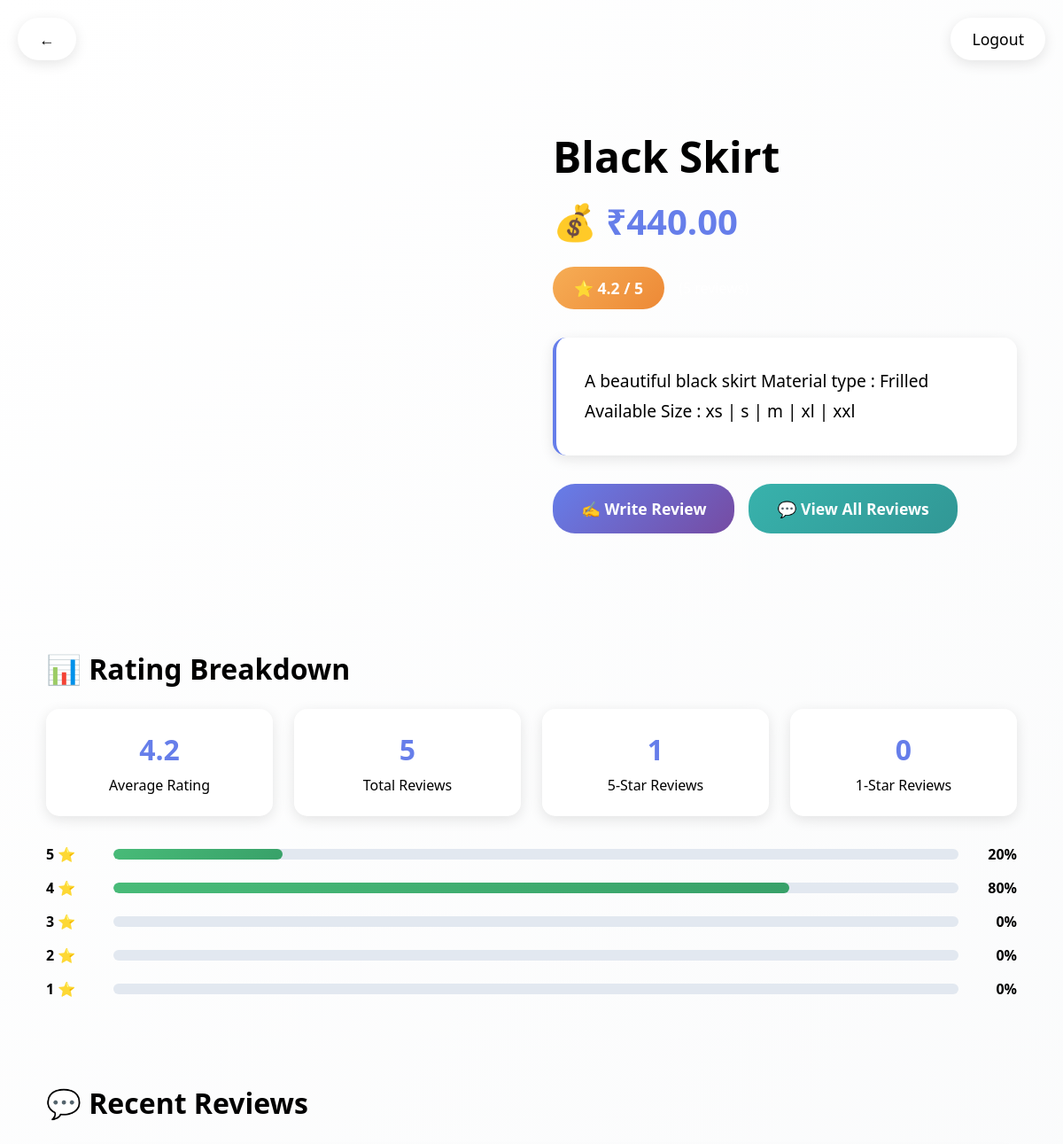
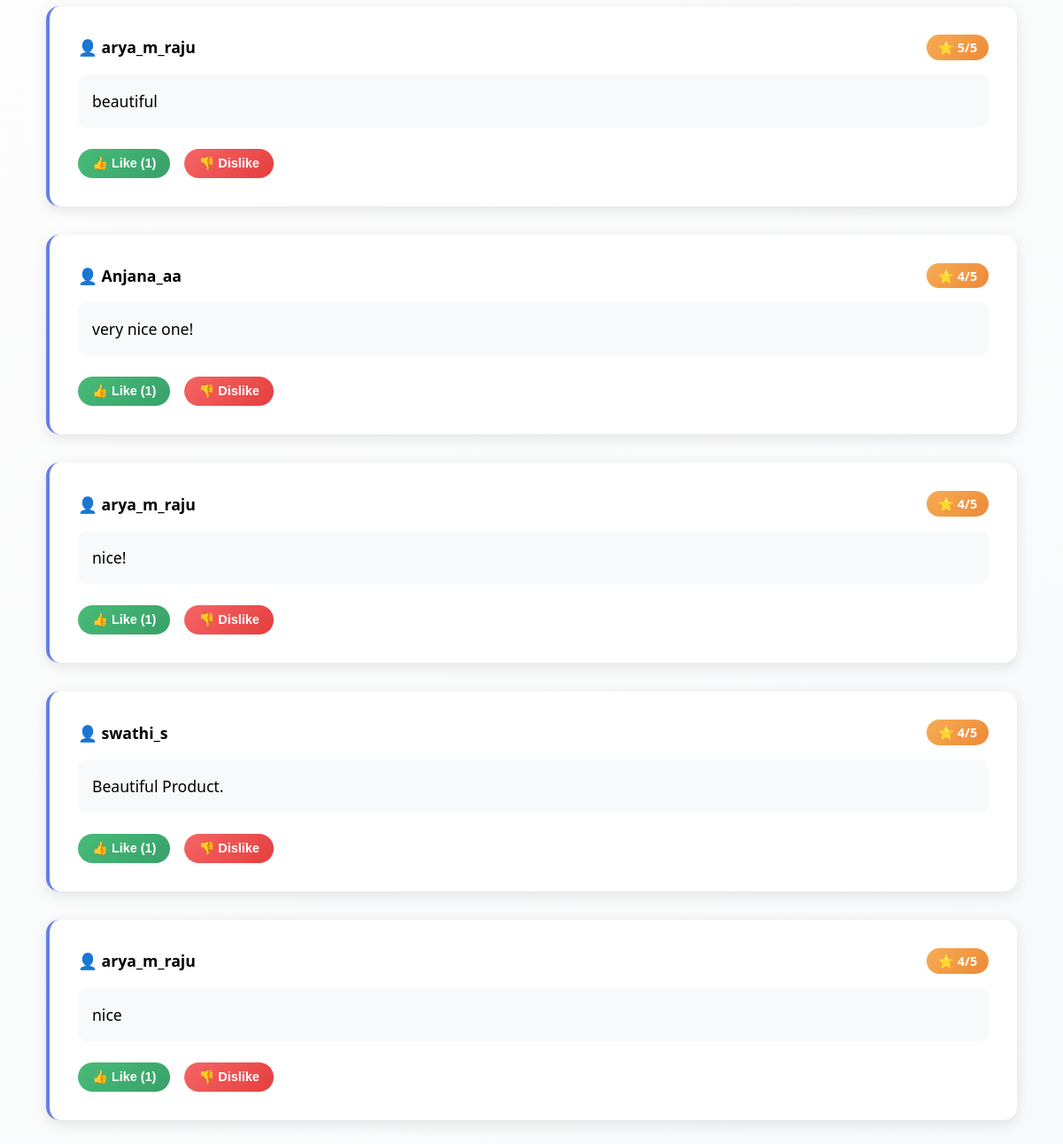
The page /product/2/ (signed in) on the database its author committed (2 pictures, top to bottom).
### reviewapp/models.py (models this page shows, shortened)
class Product(models.Model):
    name = models.CharField(max_length=100)
    description = models.TextField()
    price = models.DecimalField(max_digits=10, decimal_places=2)
    image = models.ImageField(upload_to='product_images/')

class Review(models.Model):
    product = models.ForeignKey(Product, related_name='reviews', on_delete=models.CASCADE)
    user = models.ForeignKey(CustomUser, on_delete=models.CASCADE)
    rating = models.IntegerField()
    comment = models.TextField()

class CustomUser(AbstractUser):
    ROLE_CHOICES = (
        ('admin', 'Admin'),
        ('user', 'User'),
    )
    role = models.CharField(max_length=10, choices=ROLE_CHOICES)
    groups = models.ManyToManyField(Group, related_name="customuser_set", blank=True)
    user_permissions = models.ManyToManyField(Permission, related_name="customuser_permissions_set", blank=True)

### reviewapp/views.py (the view)
# urls.py: path('product/<int:product_id>/', product_detail, name='product_detail'),
@login_required
def product_detail(request, product_id):
    product = get_object_or_404(Product, id=product_id)
    reviews = product.reviews.select_related('user').prefetch_related('likes', 'replies')
    avg_rating = reviews.aggregate(avg_rating=Avg('rating'))['avg_rating']
    rating_counts = {}
    for i in range(1, 6):
        rating_counts[i] = reviews.filter(rating=i).count()
    total_reviews = reviews.count()
    rating_percentages = {}
    for rating, count in rating_counts.items():
        rating_percentages[rating] = (count / total_reviews * 100) if total_reviews > 0 else 0
    user_liked_review_ids = set()
    if request.user.is_authenticated:
        user_liked_review_ids = set(
            Like.objects.filter(user=request.user, review__in=reviews).values_list('review_id', flat=True)
        )
    for review in reviews:
        review.liked_by_user = review.id in user_liked_review_ids
    context = {
        'product': product,
        'reviews': reviews,
        'avg_rating': avg_rating,
        'total_reviews': total_reviews,
        'rating_counts': rating_counts,
        'rating_percentages': rating_percentages,
        'rating_5_percentage': rating_percentages.get(5, 0),
        'rating_4_percentage': rating_percentages.get(4, 0),
        'rating_3_percentage': rating_percentages.get(3, 0),
        'rating_2_percentage': rating_percentages.get(2, 0),
        'rating_1_percentage': rating_percentages.get(1, 0),
        'rating_5_count': rating_counts.get(5, 0),
        'rating_4_count': rating_counts.get(4, 0),
        'rating_3_count': rating_counts.get(3, 0),
        'rating_2_count': rating_counts.get(2, 0),
        'rating_1_count': rating_counts.get(1, 0),
    }
    return render(request, 'product_detail.html', context)

### templates/product_detail.html (shortened to what this page needs)
<!DOCTYPE html>
<html>
<head>
</head>
<body>
    <div class="nav-back">
        <a href="{% url 'user_dashboard' %}">
            ←
        </a>
        <a href="{% url 'logout' %}" class="logout-btn">Logout</a>
    </div>
    <div class="container">
        <div class="product-header">
            <div class="product-main">
                <div class="product-info">
                    <h1 class="product-title">{{ product.name }}</h1>
                    <div class="product-price">
                        💰 ₹{{ product.price }}
                    </div>
                    <div class="rating-section">
                        {% if avg_rating %}
                            <div class="rating-display">
                                ⭐ {{ avg_rating|floatformat:1 }} / 5
                            </div>
                            <div class="rating-count">
                            </div>
                        {% else %}
                            <div class="rating-display">
                                ⭐ No ratings yet
                            </div>
                        {% endif %}
                    </div>
                    <div class="product-description">
                        {{ product.description }}
                    </div>
                    <div class="action-buttons">
                        <a href="{% url 'add_review' product.id %}" class="btn btn-primary">
                            ✍️ Write Review
                        </a>
                        <a href="{% url 'view_reviews' product.id %}" class="btn btn-secondary">
                            💬 View All Reviews
                        </a>
                    </div>
                </div>
            </div>
        </div>
        {% if total_reviews > 0 %}
        <div class="rating-breakdown">
            <h2 class="section-title">📊 Rating Breakdown</h2>
            <div class="stats-grid">
                <div class="stat-card">
                    <div class="stat-number">{{ avg_rating|floatformat:1 }}</div>
                    <div class="stat-label">Average Rating</div>
                </div>
                <div class="stat-card">
                    <div class="stat-number">{{ total_reviews }}</div>
                    <div class="stat-label">Total Reviews</div>
                </div>
                <div class="stat-card">
                    <div class="stat-number">{{ rating_5_count }}</div>
                    <div class="stat-label">5-Star Reviews</div>
                </div>
                <div class="stat-card">
                    <div class="stat-number">{{ rating_1_count }}</div>
                    <div class="stat-label">1-Star Reviews</div>
                </div>
            </div>
            <div class="rating-bars">
                <div class="rating-bar">
                    <div class="rating-label">5 ⭐</div>
                    <div class="bar-container">
                        <div class="bar-fill" data-width="{{ rating_5_percentage }}"></div>
                    </div>
                    <div class="rating-percentage">{{ rating_5_percentage|floatformat:0 }}%</div>
                </div>
                <div class="rating-bar">
                    <div class="rating-label">4 ⭐</div>
                    <div class="bar-container">
                        <div class="bar-fill" data-width="{{ rating_4_percentage }}"></div>
                    </div>
                    <div class="rating-percentage">{{ rating_4_percentage|floatformat:0 }}%</div>
                </div>
                <div class="rating-bar">
                    <div class="rating-label">3 ⭐</div>
                    <div class="bar-container">
                    </div>
                    <div class="rating-percentage">{{ rating_3_percentage|floatformat:0 }}%</div>
                </div>
                <div class="rating-bar">
                    <div class="rating-label">2 ⭐</div>
                    <div class="bar-container">
                    </div>
                    <div class="rating-percentage">{{ rating_2_percentage|floatformat:0 }}%</div>
                </div>
                <div class="rating-bar">
                    <div class="rating-label">1 ⭐</div>
                    <div class="bar-container">
                    </div>
                    <div class="rating-percentage">{{ rating_1_percentage|floatformat:0 }}%</div>
                </div>
            </div>
        </div>
        <div class="reviews-section">
            <h2 class="section-title">💬 Recent Reviews</h2>
            {% if reviews %}
                <div class="reviews-grid">
                    {% for review in reviews|slice:":5" %}
                    <div class="review-card">
                        <div class="review-header">
                            <div class="reviewer-info">
                                <div class="reviewer-name">👤 {{ review.user.username }}</div>
                            </div>
                            <div class="review-rating">⭐ {{ review.rating }}/5</div>
                        </div>
                        <div class="review-comment">
                            {{ review.comment }}
                        </div>
                        <div class="review-actions">
                            <form method="post" action="{% url 'like_review' review.id %}" style="display:inline;">
                                <button type="submit" class="action-btn like-btn">
                                    👍 Like ({{ review.likes.count }})
                                </button>
                            </form>
                            <form method="post" action="{% url 'dislike_review' review.id %}" style="display:inline;">
                                <button type="submit" class="action-btn dislike-btn">
                                    👎 Dislike
                                </button>
                            </form>
                        </div>
                    </div>
                    {% endfor %}
                </div>
            {% else %}
                <div class="no-reviews">
                    <p>No reviews yet for this product.</p>
                    <p>Be the first to share your thoughts!</p>
                </div>
            {% endif %}
        </div>
        {% endif %}
    </div>
</body>
</html>

### rows shown on the page
Product: name "Black Skirt", price "440.00", description "A beautiful black skirt Material type : Frilled Available Size : xs | s | m | xl | xxl"
Review: user.username "arya_m_raju", rating "5", comment "beautiful", likes.count "1"
Review: user.username "Anjana_aa", rating "4", comment "very nice one!", likes.count "1"
Review: user.username "arya_m_raju", rating "4", comment "nice!", likes.count "1"
Review: user.username "swathi_s", rating "4", comment "Beautiful Product.", likes.count "1"
Review: user.username "arya_m_raju", rating "4", comment "nice", likes.count "1"

### other values the page prints
{{ avg_rating|floatformat:1 }} "4.2"
{{ total_reviews }} "5"
{{ rating_5_count }} "1"
{{ rating_1_count }} "0"
{{ rating_5_percentage|floatformat:0 }} "20"
{{ rating_4_percentage|floatformat:0 }} "80"
{{ rating_3_percentage|floatformat:0 }} "0"
{{ rating_2_percentage|floatformat:0 }} "0"
{{ rating_1_percentage|floatformat:0 }} "0"
